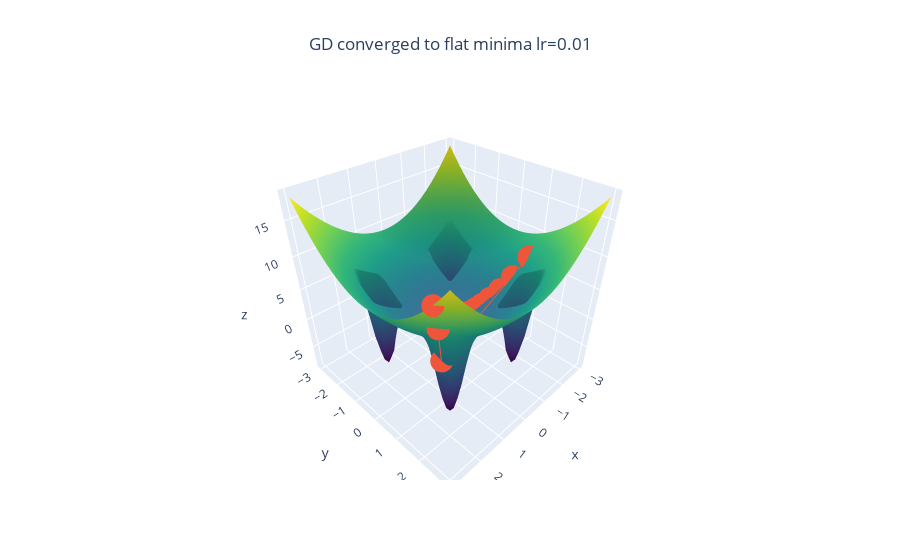

The code cell stored with this chart in its notebook:
### Code cell
fig = go.Figure(
    data=[
        go.Surface(
            x=grid_x.numpy(), 
            y=grid_y.numpy(), 
            z=grid_z.numpy(), 
            colorscale='Viridis', 
            showscale=False
        ),
        go.Scatter3d(
            x=xs, y=ys, z=zs,
        )
    ],
)

fig.update_layout(
    title={
        'text': f'GD converged to flat minima lr=0.01', 
        'x':0.5,
        'xanchor': 'center',
    }
)

fig.show()
